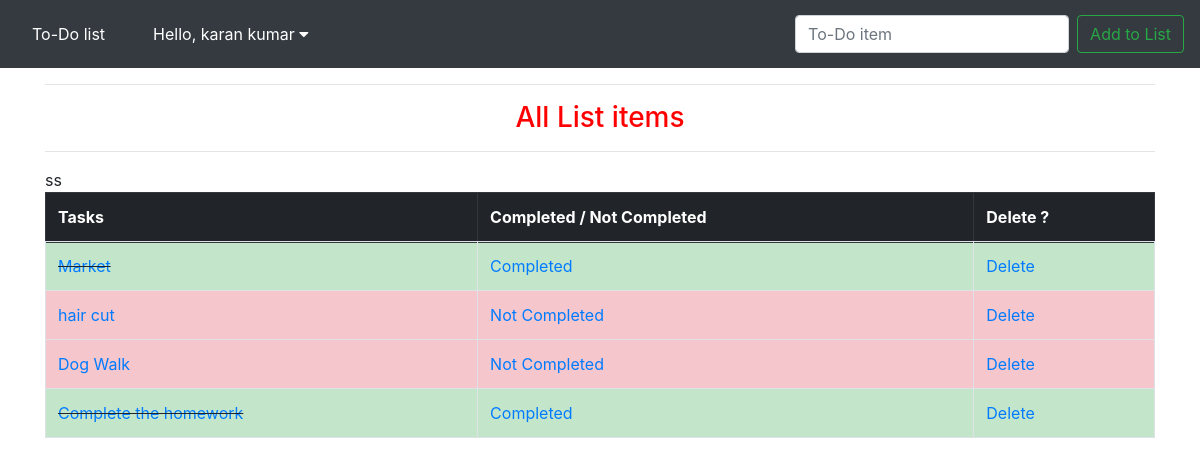
The page /home/ (signed in) on the database its author committed.
### todo_list/models.py (models this page shows, shortened)
class List(models.Model):
    user = models.ForeignKey(User , on_delete=models.CASCADE)
    item = models.CharField(max_length = 200)
    completed = models.BooleanField(default = False)

### todo_list/views.py (the view)
# urls.py: 2. Add a URL to urlpatterns:  path('', views.home, name='home')
def home(request):
    if request.user.is_authenticated:
        if request.method == 'POST':
            form = ListForm(request.POST or None)
            if form.is_valid():
                form.save()
                messages.success(request, ('Item Added Successfully !'))
                return redirect('home')
        else:
            user_id = request.user
            all_items = List.objects.filter(user=user_id.id)
            if all_items :
                return render(request, 'home.html', { 'all_items' : all_items})
            else:
                messages.error(request, ("No items to show"))
                return render(request, 'home.html', {})

### todo_list/templates/home.html (shortened to what this page needs)
{% extends 'base.html' %}
{% block content %}
<hr>
<h3 style="color:red" align='center'>     All List items </h3>
<hr>
{% if all_items %}
      <table class='table table-bordered table-hover'>
          <tr>
            <thead class = 'thead-dark'>ss
            <th> Tasks </th>
            <th> Completed / Not Completed </th>
            <th> Delete ? </th>
            </thead>
          </tr>
          {% for things in all_items %}
            {% if things.completed %}
            <tr class = 'table-success'>
              <td class = 'striker'> <a href="{% url 'edit' things.id %}">{{ things.item }}</a></td>
              <td><a href="{% url 'not_completed' things.id %}"> Completed </a></td>
              <td><a href="{% url 'delete' things.id %}"> Delete </a></td>
            </tr>
            {% else %}
            <tr class='table-danger'>
              <td><a href="{% url 'edit' things.id %}"> {{ things.item }}</a></td>
              <td><a href="{% url 'completed' things.id %}"> Not Completed </a></td>
              <td><a href="{% url 'delete' things.id %}"> Delete </a></td>
            </tr>
            {% endif %}
          {% endfor %}
      </table>
{% endif %}
{% endblock %}

### todo_list/templates/base.html (shortened to what this page needs)
{% load static %}
<!DOCTYPE html>
<html lang="en" dir="ltr">
  <head>
    <link rel="stylesheet" href="https://maxcdn.bootstrapcdn.com/bootstrap/4.0.0/css/bootstrap.min.css">
    <link rel='stylesheet' href="{% static 'css/mycss.css' %}">
    <link rel="stylesheet" href="https://cdnjs.cloudflare.com/ajax/libs/font-awesome/4.7.0/css/font-awesome.min.css">
  </head>
  <body>
    <nav class="navbar navbar-expand-lg navbar-dark bg-dark">
  <a class="navbar-brand" href="{% url 'home' %}">To-Do list</a>
  <div class="collapse navbar-collapse" id="navbarSupportedContent">
    {% if user.is_authenticated %}
    <ul class="navbar-nav mr-auto">
      <li class="nav-item ">
          <div class="dropdownn">
            <button class="dropbtn">Hello, {{ user.first_name }}  {{ user.last_name }}
              <i class="fa fa-caret-down"></i>
            </button>
          </div>
      </li>
    </ul>
    {% endif %}
    <form class="form-inline my-2 my-lg-0" method="POST">
      <input class="form-control mr-sm-2" type="search" placeholder="To-Do item" aria-label="Search" name='item'>
      <button class="btn btn-outline-success my-2 my-sm-0" type="submit">Add to List</button>
    </form>
  </div>
</nav>
<div class='container'>
{% block content %}
{% endblock %}
</div>
</<body>
</html>

### static/css/mycss.css (style rules this page uses)
.striker { text-decoration: line-through; }
.navbar { overflow: hidden; background-color: #333; }
.navbar a { float: left; font-size: 16px; color: white; text-align: center; padding: 14px 16px; text-decoration: none; }
.dropdownn { float: left; overflow: hidden; }
.dropdownn .dropbtn { font-size: 16px; border: none; outline: none; color: white; padding: 14px 16px; background-color: inherit; font-family: inherit; margin: 0; }

### rows shown on the page
List: item "Market"
List: item "hair cut"
List: item "Dog Walk"
List: item "Complete the homework"

### other values the page prints
{{ user.first_name }} "karan"
{{ user.last_name }} "kumar"
